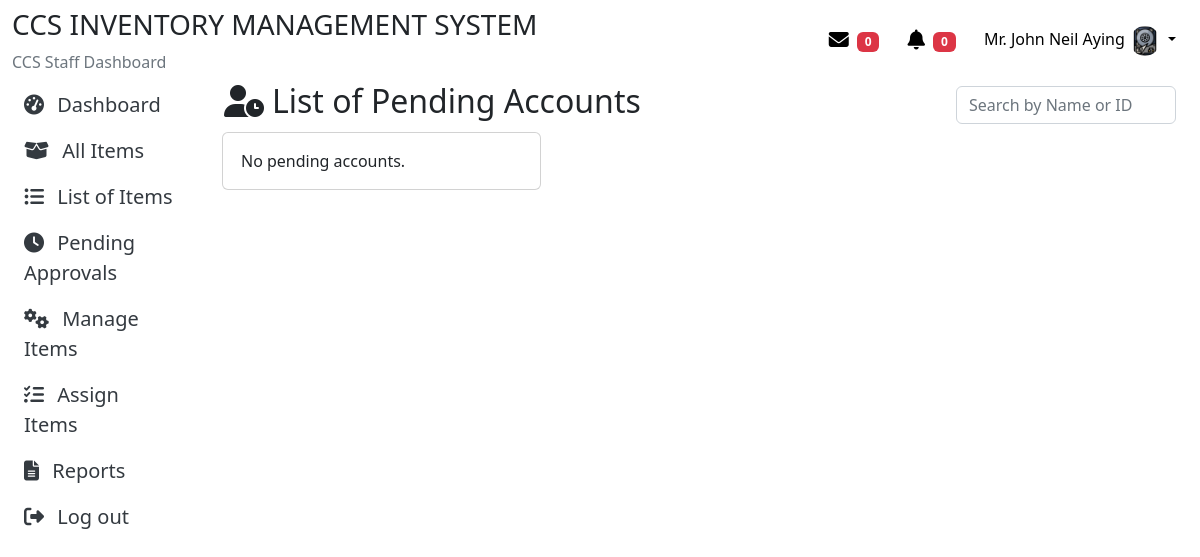
Before: /DashboardCCSStaff/ccsstaffPendingAccounts.php (signed in) with the older database file.
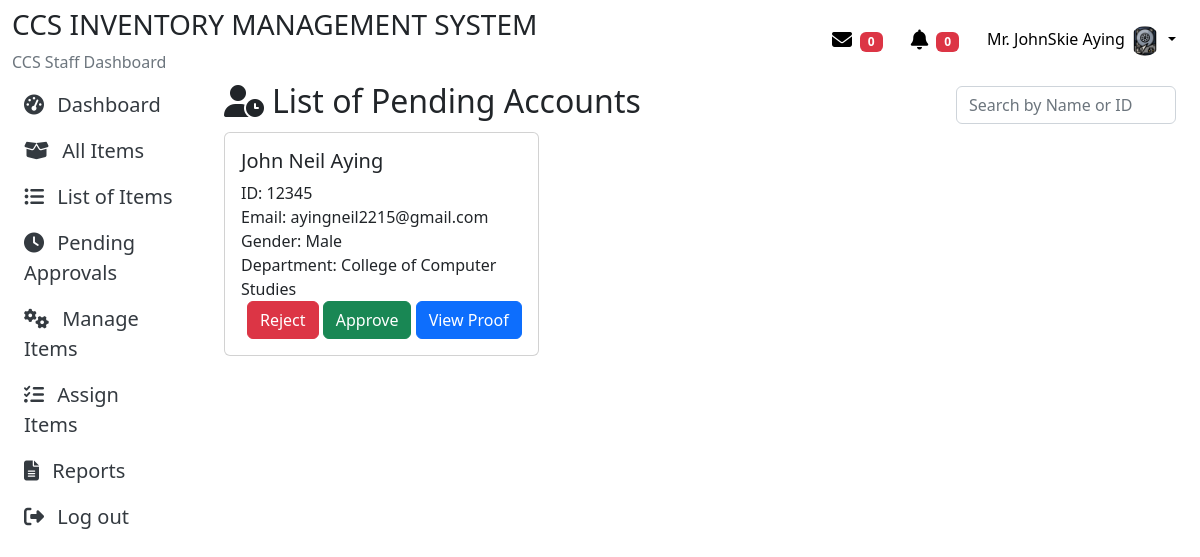
After: the same page with the newer database file.
### tables this page shows
CREATE TABLE `tblusers` (
  `id` int(11) NOT NULL,
  `addedbyid` int(11) NOT NULL,
  `usertype` varchar(50) NOT NULL,
  `fname` varchar(50) NOT NULL,
  `lname` varchar(50) NOT NULL,
  `password` varchar(50) NOT NULL,
  `online_status` enum('online','offline') DEFAULT 'offline',
  `status` varchar(20) NOT NULL,
  `email` varchar(50) NOT NULL,
  `gender` varchar(50) NOT NULL,
  `department` varchar(50) NOT NULL,
  `approveby` varchar(50) DEFAULT NULL,
  `datetimeregister` datetime DEFAULT NULL,
  `datetimeapprove` datetime DEFAULT NULL
);

### DashboardCCSStaff/ccspendingaccounts.php (the view, shortened to what the changed rows need)
<?php
include "ccsfunctions.php";
$addedbyid = $_SESSION['staff_id'];
$sqlSelectUser = "SELECT fname, lname FROM `tblusers` WHERE id = ?";
$stmtSelectUser = mysqli_prepare($con, $sqlSelectUser);
if ($stmtSelectUser) {
    mysqli_stmt_bind_param($stmtSelectUser, "i", $addedbyid);
    mysqli_stmt_execute($stmtSelectUser);
    $resultUser = mysqli_stmt_get_result($stmtSelectUser);
    if ($resultUser) {
        $rowUser = mysqli_fetch_assoc($resultUser);
        $approveby = $rowUser['fname'] . ' ' . $rowUser['lname'];
    } else {
        error_log("Failed to fetch user data: " . mysqli_error($con));
    }
} else {
    error_log("Statement preparation failed for user data: " . mysqli_error($con));
}
$searchTerm = isset($_GET['search']) ? $_GET['search'] : '';
$queryPendingAccounts = "SELECT * FROM tblusers WHERE status = 'Pending' AND (fname LIKE '%$searchTerm%' OR lname LIKE '%$searchTerm%' OR id LIKE '%$searchTerm%') ORDER BY datetimeregister DESC";
$resultPendingAccounts = mysqli_query($con, $queryPendingAccounts);
?>
<div class="container">
    <div class="row align-items-center mb-1">
        <div class="col-md-9">
            <h2><i class='fas fa-user-clock me-2'></i>List of Pending Accounts</h2>
        </div>
    </div>
    <div class="row row-cols-1 row-cols-md-1 row-cols-lg-3 g-1" id="pendingAccounts">
        <?php
        if (mysqli_num_rows($resultPendingAccounts) > 0) {
            while ($rowPending = mysqli_fetch_assoc($resultPendingAccounts)) {
                echo '<div class="col">';
                echo "<div class='card'>
                        <div class='card-body'>
                            <h5 class='card-title'>{$rowPending['fname']} {$rowPending['lname']}<br></h5>
                            <h7 class='card-text id'>ID: {$rowPending['id']}<br></h7>
                            <h7 class='card-text'>Email: {$rowPending['email']}<br></h7>
                            <h7 class='card-text'>Gender: {$rowPending['gender']}<br></h7>
                            <h7 class='card-text'>Department: {$rowPending['department']}<br></h7>
                            <div class='text-end'>
                                <a  class='btn btn-danger'onclick=\"rejectUser('{$rowPending['id']}', '{$rowPending['fname']} {$rowPending['lname']}')\">Reject</a>
                                <a  class='btn btn-success ' onclick=\"approveUser('{$rowPending['id']}', '{$approveby}', '{$rowPending['fname']} {$rowPending['lname']}')\">Approve</a>
                                <a href='ccsviewproofimage.php?userId={$rowPending['id']}' class='btn btn-primary'>View Proof</a>
                            </div>
                        </div>
                    </div>
                </div>";
            }
        } else {
            echo "<div class='card me-5'>
                    <div class='card-body'>
                        <p class='card-text'>No pending accounts.</p>
                    </div>
                </div>";
        }
        ?>
    </div>
</div>
<link rel="stylesheet" href="https://cdnjs.cloudflare.com/ajax/libs/sweetalert/1.1.3/sweetalert.min.css">

### DashboardCCSStaff/ccsheader.php (shortened to what the changed rows need)
<?php
include ('ccsfunctions.php');
$staffId = $_SESSION['staff_id'];
$query = "SELECT * FROM tblusers WHERE id = ?";
$stmt = mysqli_prepare($con, $query);
if ($stmt) {
    mysqli_stmt_bind_param($stmt, "s", $staffId);
    if (mysqli_stmt_execute($stmt)) {
        $result = mysqli_stmt_get_result($stmt);
        if ($result && mysqli_num_rows($result) > 0) {
            $row = mysqli_fetch_assoc($result);
            $userType = $row["usertype"];
        } else {
        }
    } else {
        die('Statement execution failed: ' . mysqli_stmt_error($stmt));
    }
} else {
    die('Statement preparation failed: ' . mysqli_error($con));
}
?>
<div class="container-fluid">
    <div class="header--wrapper py-2">
        <div class="header sad">
            <div class="logo-and-text">
                <h3 class="text-dark">CCS INVENTORY MANAGEMENT SYSTEM</h3>
            </div>
            <span class="text-muted"><?php echo $userType ?> Dashboard</span>
        </div>
        <div class="user--info">
            <div class="dropdown">
                <a href="ccsstaffMessaging.php" class="btn btn-secondary custom-dropdown-btn" type="button"
                    id="messageDropdown" data-bs-toggle="messagedropdown" aria-expanded="false">
                    <i class="fas fa-envelope fs-5 me-1"></i>
                    <sup class="badge bg-danger">0</sup>
                </a>
                <button href="ccsstaffNotifications.php" class="btn btn-secondary custom-dropdown-btn" type="button"
                    id="notificationDropdown" data-bs-toggle="dropdown" aria-expanded="false">
                    <i class="fas fa-bell fs-5 me-1"></i>
                    <sup class="badge bg-danger" id="notificationCounter">0</sup>
                </button>
                    <?php
                    $query = "SELECT br.borrowerid, u.fname, u.lname, GROUP_CONCAT(ib.subcategoryname SEPARATOR '|') AS subcategories, br.datetimereqborrow AS datetime, 'request to borrow' AS action
          FROM tblborrowingreports br
          JOIN tblusers u ON br.borrowerid = u.id
          JOIN tblitembrand ib ON FIND_IN_SET(ib.id, br.itemid)
          WHERE br.datetimereqborrow IS NOT NULL
          GROUP BY br.borrowerid, br.datetimereqborrow
          UNION
          SELECT br.borrowerid, u.fname, u.lname, GROUP_CONCAT(ib.subcategoryname SEPARATOR '|') AS subcategories, br.datetimereqreservation AS datetime, 'request to reserve' AS action
          FROM tblborrowingreports br
          JOIN tblusers u ON br.borrowerid = u.id
          JOIN tblitembrand ib ON FIND_IN_SET(ib.id, br.itemid)
          WHERE br.datetimereqreservation IS NOT NULL
          GROUP BY br.borrowerid, br.datetimereqreservation
          UNION
          SELECT br.borrowerid, u.fname, u.lname, GROUP_CONCAT(ib.subcategoryname SEPARATOR '|') AS subcategories, br.datetimereqreturn AS datetime, 'request to returned' AS action
          FROM tblborrowingreports br
          JOIN tblusers u ON br.borrowerid = u.id
          JOIN tblitembrand ib ON FIND_IN_SET(ib.id, br.itemid)
          WHERE br.datetimereqreturn IS NOT NULL
          GROUP BY br.borrowerid, br.datetimereqreturn
          ORDER BY datetime DESC";
                    $result = mysqli_query($con, $query);
                    if ($result && mysqli_num_rows($result) > 0) {
                        while ($row = mysqli_fetch_assoc($result)) {
                            $formattedDatetime = date('h:i:s A', strtotime($row['datetime']));
                            $notificationDate = date('Y-m-d', strtotime($row['datetime']));
                            $currentDate = date('Y-m-d');
                            $dateDiff = strtotime($currentDate) - strtotime($notificationDate);
                            if ($dateDiff == 0) {
                                $timeframe = "Today";
                            } elseif ($dateDiff == 86400) {
                                $timeframe = "Yesterday";
                            } elseif ($dateDiff < 259200) {
                                $days = round($dateDiff / 86400);
                                $timeframe = "$days days ago";
                            } elseif ($dateDiff < 604800) {
                                $timeframe = "Last Week";
                            } elseif ($dateDiff < 2592000) {
                                $timeframe = "Last Month";
                            } else {
                                $timeframe = "More than a month ago";
                            }
                            $href = '#';
                            if ($row['action'] === 'request to borrow') {
                                $borrowerId = $row['borrowerid'];
                                $href = 'ccsstaffViewBorrower_all_items.php?borrowerId=' . $borrowerId;
                            } elseif ($row['action'] === 'request to reserve') {
                                $borrowerId = $row['borrowerid'];
                                $href = 'ccsstaffViewBorrower_allreserve_items.php?borrowerId=' . $borrowerId;
                            } elseif ($row['action'] === 'request to returned') {
                                $borrowerId = $row['borrowerid'];
                                $href = 'ccsstaffViewUnreturnItems.php?borrower_id=' . $borrowerId;
                            } elseif ($row['action'] === 'Returned') {
                                $href = 'return.php';
                            }
                            $subcategories = explode('|', $row['subcategories']);
                            $subcategory_counts = array_count_values($subcategories);
                            echo '<li class="notification-item">';
                            echo '<a href="' . $href . '" class="notification-link" style="text-decoration: none !important;">';
                            echo '<div class="notification-content">';
                            echo '<p class="notification-text">';
                            if (!empty($borrowerId)) {
                                $profileImagePath = "/inventory/images/imageofusers/" . $borrowerId . ".png";
                                if (file_exists($_SERVER['DOCUMENT_ROOT'] . $profileImagePath)) {
                                    echo '<img src="' . $profileImagePath . '?' . time() . '" width="160">';
                                } else {
                                    echo '<img src="/inventory/images/imageofusers/profile-user.png?' . time() . '" width="160">';
                                }
                            } else {
                                echo '<img src="/inventory/images/imageofusers/profile-user.png?' . time() . '" width="160">';
                            }
                            echo '<strong> ' . $row['fname'] . ' ' . $row['lname'] . '</strong> ';
                            echo $row['action'] . ' item ';
                            foreach ($subcategory_counts as $subcategory => $count) {
                                echo $subcategory . ($count > 1 ? "($count)" : "") . ', ';
                            }
                            echo '<br>' . $timeframe . ' ' . $formattedDatetime;
                            echo '</p>';
                            echo '</div>';
                            echo '</a>';
                            echo '</li>';
                        }
                    } else {
                        echo '<li><a class="dropdown-item" href="#">No notifications</a></li>';
                    }
                    ?>
                <button class="btn btn-secondary dropdown-toggle custom-dropdown-btn" type="button" id="userDropdown"
                    data-bs-toggle="dropdown" aria-expanded="false">
                    <?php
                    if (isset($row)) {
                        echo $row['fname'] . ' ' . $row['lname'];
                        if (!empty($row['id'])) {
                            $profileImagePath = "/inventory/images/imageofusers/" . $row['id'] . ".png";
                            if (file_exists($_SERVER['DOCUMENT_ROOT'] . $profileImagePath)) {
                                echo '<img src="' . $profileImagePath . '?' . time() . '" width="30px" height="30px">';
                            } else {
                                echo '<img src="/inventory/images/imageofusers/profile-user.png?' . time() . '" width="30px" height="30px">';
                            }
                        } else {
                            echo '<img src="/inventory/images/imageofusers/profile-user.png?' . time() . '" width="30px" height="30px">';
                        }
                    } else {
                        $query = "SELECT fname, lname, id, gender FROM tblusers WHERE id = ?";
                        $stmt = mysqli_prepare($con, $query);
                        if ($stmt) {
                            mysqli_stmt_bind_param($stmt, "s", $_SESSION['staff_id']);
                            if (mysqli_stmt_execute($stmt)) {
                                $result = mysqli_stmt_get_result($stmt);
                                if ($result && mysqli_num_rows($result) > 0) {
                                    $user_row = mysqli_fetch_assoc($result);
                                    if ($user_row['gender'] == 'Male') {
                                        $staffSalutation = 'Mr.';
                                    } else {
                                        $staffSalutation = 'Ms.';
                                    }
                                    echo $staffSalutation . ' ' . $user_row['fname'] . ' ' . $user_row['lname'];
                                    $profileImagePath = "/inventory/images/imageofusers/" . $user_row['id'] . ".png";
                                    if (!empty($user_row['id'])) {
                                        echo '<img src="' . $profileImagePath . '?' . time() . '" alt="" class="userpicture" width="50">';
                                    } else {
                                        echo '<img src="/inventory/images/imageofusers/profile-user.png?' . time() . '" alt="userpicture" class="userpicture" width="50">';
                                    }
                                }
                            }
                        }
                    }
                    ?>
                </button>
            </div>
        </div>
    </div>
</div>

Changed rows visible on the page:
changed tblusers "CCS Staff": fname "John Neil" → "JohnSkie"
added tblusers: fname "John Neil", lname "Aying", id "12345", email "ayingneil2215@gmail.com", gender "Male", department "College of Computer Studies"
Other visible differences:
text no longer shown: "No pending accounts."
